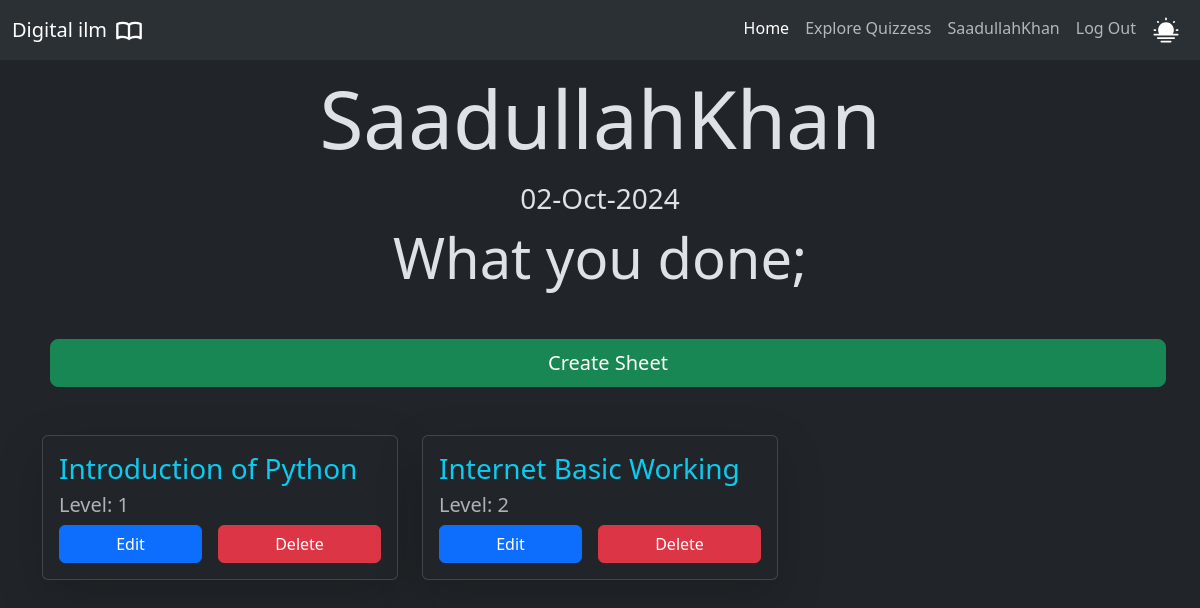
Page /learn/tutor/ (signed in) on the committed database.
### learn/models.py (models this page shows, shortened)
class QuestionSheet(models.Model):
    title = models.CharField(max_length=200)
    tutor = models.ForeignKey(User, on_delete=models.CASCADE, related_name="tutor")
    l = [
        (1, 1),
        (2, 2),
        (3, 3),
        (4, 4),
        (5, 5)]
    level = models.IntegerField(choices=l, default=1)

### learn/views.py (the view)
# urls.py: path('tutor/', views.tutor_profile, name="tutor"),
@login_required
def tutor_profile(request):
    tutor = User.objects.get(id=request.user.id)
    questions_sheet = QuestionSheet.objects.filter(tutor=tutor.id)
    if not questions_sheet.exists():
        pass
    return render(request, 'tutor.html', {"tutor": tutor, "questions_sheet": questions_sheet})

### learn/templates/tutor.html (shortened to what this page needs)
{% extends "layout.html" %}
{% block body %}
    <div class="container mt-5">
        <h1 class="display-1 text-center mb-3">{{ tutor.username}}</h1>
        <h3 class="text-center fw-light">{{ tutor.date_joined|date:"d-M-Y" }}</h3>
        <h2 class="display-4 text-center mb-5">What you done;</h2>
        <a href="{% url 'create_question_sheet' %}"
        class="btn btn-success btn-lg mx-2 mb-5"
        style="
        width: 100%;
        ">Create Sheet</a>
        <div class="row g-4">
            {% for question_sheet in questions_sheet %}
                <div class="col-12 col-sm-12 col-md-6 col-lg-4">
                    <div class="card h-100 shadow-lg">
                        <div class="card-body">
                            <h3 class="card-title"><a class="text-info text-decoration-none" href="{% url 'question_sheet_by_id' question_sheet.id %}">{{ question_sheet.title }}</a></h3>
                            <h5 class="text-muted mb-2">Level: {{ question_sheet.level }}</h5>
                            <div class="edit-delete d-flex flex-wrap align-items-center gap-3">
                                <a href="{% url 'edit_sheet' question_sheet.id %}" class="btn flex-grow-1 btn-primary  mt-auto">Edit</a>
                                <a href="{% url 'delete_sheet' question_sheet.id %}" class="btn flex-grow-1 btn-danger">Delete</a>
                            </div>
                        </div>
                    </div>
                </div>
            {% endfor %}
        </div>
    </div>
{% endblock %}

### templates/layout.html (shortened to what this page needs)
{% load static %}
<!DOCTYPE html>
<html lang="en" data-bs-theme="dark">
<head>
    <link rel="stylesheet" href="{% static 'bootstrap/css/bootstrap.min.css' %}">
      <link rel="stylesheet" href="{% static 'css/check.css' %}">
</head>
<body >
    {% block nav %}
    <div class="card">
        <header>
            <nav class="navbar navbar-expand-lg bg-body-tertiary fixed-top">
                <div class="container-fluid">
                  <a class="navbar-brand d-flex align-items-center gap-2" href="{% url 'home' %}"><span id="digitalilm">Digital ilm</span><span id="digitalilm-logo"></span></a>
                  <div class="offcanvas offcanvas-end lg-offcanvas-none" tabindex="-1" id="navContent">
                    <div class="offcanvas-body">
                      <ul class="navbar-nav ms-auto mb-2 mb-lg-0">
                        <li class="nav-item">
                          <a class="nav-link  active" aria-current="page" href="{% url 'home' %}">Home</a>
                        </li>
                        <li class="nav-item">
                          <a class="nav-link " href="{% url 'explore-quizzes' %}">Explore Quizzess</a>
                        </li>
                        {% if user.is_authenticated %}
                        <li class="nav-item">
                          <a href="{% url 'tutor' %}" class="nav-link">{{ user.username|truncatechars:20 }}</a>
                        </li>
                        <li class="nav-item">
                          <a href="{% url 'confirm-logout' %}" class="nav-link">Log Out</a>
                        </li>
                        {% endif %}
                        <li class="nav-item">
                          <button id="theme-toggle" onclick="themeToggle()" class="nav-link" aria-label="Toggle theme">
                          </button>
                        </li>
                      </ul>
                    </div>
                  </div>
                </div>
              </nav>
        </header>
</div>
{% endblock %}
{% block body %}{% endblock %}
</body>
</html>

### templates/layout.html (style rules this page uses)
body { padding: 20px; }
.offcanvas { border-left: none !important; }

### rows in the picture
QuestionSheet: title "Introduction of Python", level "1"
QuestionSheet: title "Internet Basic Working", level "2"

### other values in the picture
{{ user.username|truncatechars:20 }} "SaadullahKhan"
{{ tutor.username }} "SaadullahKhan"
{{ tutor.date_joined|date:"d-M-Y" }} "02-Oct-2024"
